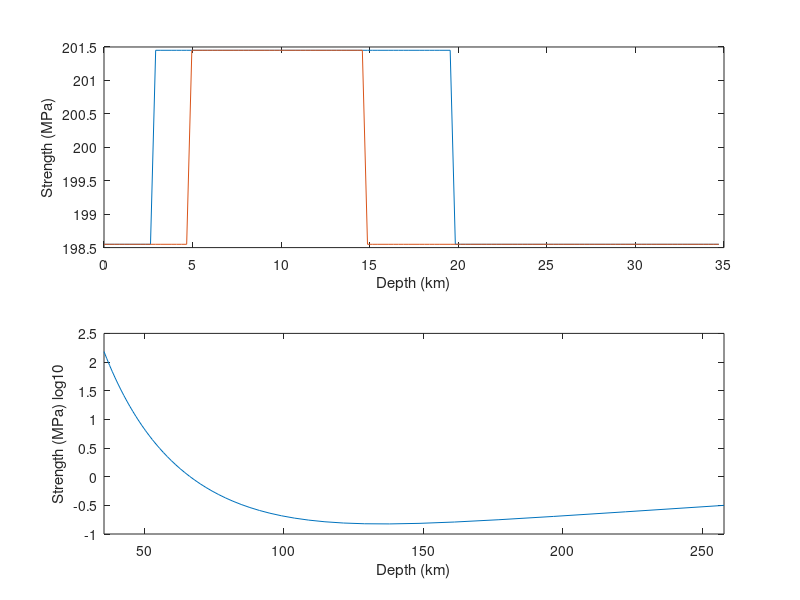

The MATLAB script that drew this image: (Note: this script raises an error after producing the figure.)
% % % % % % % % % % % % % % % % % % % % % % % % % % % % %
%                                                       %
%            Unified earthquake cycles of               %
%          fault slip and viscoelastic strain           %
%                                                       %
% % % % % % % % % % % % % % % % % % % % % % % % % % % % %

% AUTHOR:
% Valere Lambert (July, 2016), Earth Observatory of Singapore

% Simulates unified earthquake cycles including slip on 
% two parallel strike-slip faults and viscoelastic strain
% beneath the brittle-ductile transition in 2D antiplane.

% Solves the governing equations for fault slip evolution 
% using rate-and-state friction coupled with distributed
% viscoelastic deformation governed by dislocation creep.

% Utilizes solutions for displacement and stress fields
% due to slip and distributed strain in 2D to couple fault 
% and off-fault deformation. Evaluates the evolution of 
% slip and strain using the integral method.

clear all
% % % % % % % % % % % % % % % % % % % % % % % % % % % % %
%                                                       %
%            P H Y S I C A L   M O D E L                %
%                                                       %
% % % % % % % % % % % % % % % % % % % % % % % % % % % % %

% Rigidity (MPa)
G = 30e3;

% Boxcar function
boxc=@(x) (x+0.5>=0)-(x-0.5>=0);

% Stress kernels for distributed deformation
s1312=@(D,L,W,x2,x3) G/(2*pi)*( ...
    log((x2-L/2).^2+(x3-D-W).^2) - log((x2+L/2).^2+(x3-D-W).^2) ...
    +log((x2-L/2).^2+(x3+D+W).^2) - log((x2+L/2).^2+(x3+D+W).^2) ...
    -log((x2-L/2).^2+(x3-D).^2) + log((x2+L/2).^2+(x3-D).^2) ...
    -log((x2-L/2).^2+(x3+D).^2) + log((x2+L/2).^2+(x3+D).^2));

s1212=@(D,L,W,x2,x3) G/pi*( ...
    atan((x3-D)./(x2+L/2))-atan((x3-D)./(x2-L/2)) ...
    +atan((x3-D-W)./(x2-L/2))-atan((x3-D-W)./(x2+L/2)) ...
    -atan((x3+D+W)./(x2-L/2))-atan((x3+D)./(x2+L/2)) ...
    +atan((x3+D)./(x2-L/2))+atan((x3+D+W)./(x2+L/2)))...
    - 2*G*boxc(x2/L).*boxc((x3-(2*D+W)/2)/W);

s1213=@(D,L,W,x2,x3) G/(2*pi)*( ...
    log((x2-L/2).^2+(x3-D-W).^2) - log((x2+L/2).^2+(x3-D-W).^2) ...
    -log((x2-L/2).^2+(x3+D+W).^2) + log((x2+L/2).^2+(x3+D+W).^2) ...
    -log((x2-L/2).^2+(x3-D).^2) + log((x2+L/2).^2+(x3-D).^2) ...
    +log((x2-L/2).^2+(x3+D).^2) - log((x2+L/2).^2+(x3+D).^2));

s1313=@(D,L,W,x2,x3) G/pi*( ...
    atan((x2+L/2)./(x3-D))  -atan((x2-L/2)./(x3-D)) ...
    -atan((x2+L/2)./(x3-D-W))+atan((x2-L/2)./(x3-D-W)) ...
    +atan((x2+L/2)./(x3+D))  -atan((x2-L/2)./(x3+D)) ...
    -atan((x2+L/2)./(x3+D+W))+atan((x2-L/2)./(x3+D+W)))...
    - 2*G*boxc(x2/L).*boxc((x3-(2*D+W)/2)/W);

% Stress kernels for fault slip
s12h=@(x2,x3,y2,y3,Wf) G*( ...
    -(x3-y3)./((x2-y2).^2+(x3-y3).^2)+(x3+y3)./((x2-y2).^2+(x3+y3).^2) ...
    +(x3-y3-Wf)./((x2-y2).^2+(x3-y3-Wf).^2)-(x3+y3+Wf)./((x2-y2).^2+(x3+y3+Wf).^2) ...
    )/2/pi;

s13h=@(x2,x3,y2,y3,Wf) G*( ...
    (x2-y2)./((x2-y2).^2+(x3-y3).^2)-(x2-y2)./((x2-y2).^2+(x3+y3).^2) ...
    -(x2-y2)./((x2-y2).^2+(x3-y3-Wf).^2)+(x2-y2)./((x2-y2).^2+(x3+y3+Wf).^2) ...
    )/2/pi;

% Displacement Kernels for distributed deformation
uk12=@(D,L,W,x2,x3) 1/(2*pi)*( ...
    (x3-D-W).*log((x2-L/2).^2+(x3-D-W).^2) ...
    -(x3-D-W).*log((x2+L/2).^2+(x3-D-W).^2) ...
    -(x3-D).*log((x2-L/2).^2+(x3-D).^2) ...
    +(x3-D).*log((x2+L/2).^2+(x3-D).^2) ...
    +2*(x2-L/2).*(atan((x3-D-W)./(x2-L/2))-atan((x3-D)./(x2-L/2))) ...
    +2*(x2+L/2).*(atan((x3-D)./(x2+L/2))-atan((x3-D-W)./(x2+L/2))) ...
    +(x3+D+W).*log((x2+L/2).^2+(x3+D+W).^2) ...
    -(x3+D+W).*log((x2-L/2).^2+(x3+D+W).^2) ...
    -(x3+D).*log((x2+L/2).^2+(x3+D).^2) ...
    +(x3+D).*log((x2-L/2).^2+(x3+D).^2) ...
    +2*(x2+L/2).*(atan((x3+D+W)./(x2+L/2))-atan((x3+D)./(x2+L/2))) ...
    +2*(x2-L/2).*(atan((x3+D)./(x2-L/2))-atan((x3+D+W)./(x2-L/2))) ...
    );

uk13=@(D,L,W,x2,x3) 1/(2*pi)*( ...
    (x2-L/2).*log((x2-L/2).^2+(x3-D-W).^2) ...
    -(x2+L/2).*log((x2+L/2).^2+(x3-D-W).^2) ...
    -(x2-L/2).*log((x2-L/2).^2+(x3-D).^2) ...
    +(x2+L/2).*log((x2+L/2).^2+(x3-D).^2) ...
    +2*(x3-W-D).*(atan((x2-L/2)./(x3-D-W))-atan((x2+L/2)./(x3-D-W))) ...
    +2*(x3-D).*(atan((x2+L/2)./(x3-D))-atan((x2-L/2)./(x3-D))) ...
    +(x2-L/2).*log((x2-L/2).^2+(x3+D+W).^2) ...
    -(x2+L/2).*log((x2+L/2).^2+(x3+D+W).^2) ...
    -(x2-L/2).*log((x2-L/2).^2+(x3+D).^2) ...
    +(x2+L/2).*log((x2+L/2).^2+(x3+D).^2) ...
    +2*(x3+W+D).*(atan((x2-L/2)./(x3+D+W))-atan((x2+L/2)./(x3+D+W))) ...
    +2*(x3+D).*(atan((x2+L/2)./(x3+D))-atan((x2-L/2)./(x3+D))) ...
    );

% Displacement kernels for fault slip
u1h=@(x2,x3,y2,y3,W) ...
    (+atan((x3-y3)./(x2-y2))-atan((x3+y3)./(x2-y2)) ...
     -atan((x3-y3-W)./(x2-y2))+atan((x3+y3+W)./(x2-y2)) ...
    )/2/pi;

%% % % % % % % % % % % % % % % % % % % % % % % % % % % %
%                                                      %
%                        M E S H                       %
%                                                      %
% % % % % % % % % % % % % % % % % % % % % % % % % % %  %

%            -25 km       0       25 km
% _______________________________________________ 0 km    --------> x2
%               |                   |                    |
%               |                   |                    |
%               |      Brittle      |                    |
%               |                   |                    V
%               |                   |                    x3
%          West | fault        East | fault
% ----------------------------------------------- 35 km
%
%              Viscoelastic Shear Zones
%

% Fault Meshes
y3   =     0; % Starting depth (m)
y2_W = -25e3; % West Fault (m)
y2_E =  25e3; % East Fault (m)

% Brittle-Ductile Tranisition Depth (m)
Transition = 35e3;

% number of fault patches
ss.M = 120;

dz     = Transition/ss.M;
fpoles = y3+(0:ss.M)'*dz;

% top of fault patches
ss.y3f = fpoles(1:end-1); 
% width of fault patches
Wf     = ones(ss.M,1)*dz; 

%% Shear Zone Mesh
ss.Nx=50;
ss.Nz=50;
eps=1e-12;

% Patch edges along x3 (Width increases with depth)
ss.polesz = Transition+tan((0:ss.Nz)'*pi/(2.2*(ss.Nz+eps)))*Transition;
% center of shear zone (x3)
ss.x3c    = (ss.polesz(2:end)+ss.polesz(1:end-1))/2; 
% shear zone width 
W         = ss.polesz(2:end)-ss.polesz(1:end-1);     

xx3t = repmat(ss.polesz(1:end-1)',ss.Nx,1);  % tops
xx3b = repmat(ss.polesz(2:end)',  ss.Nx,1);  % bottoms
xx3c = repmat(ss.x3c',ss.Nx,1);              % centers

% Patch edges along x2
% Make boxes of uniform length (L) from -50km to 50km
polesxc = (2*y2_W/1e3:(2*y2_E-2*y2_W)/(26e3):2*y2_E/1e3)'*1e3;

% Length increases with distance from x2=0 outside of window
edges   = floor(ss.Nx-length(polesxc)+1)/2; 
polesxl = flipud(min(polesxc)-tan((0:edges)'*pi/(2.2*(edges)+eps))*Transition);
polesxr = max(polesxc)+tan((0:edges)'*pi/(2.2*(edges)+eps))*Transition;

ss.polesx = [polesxl(1:end-1);polesxc;polesxr(2:end)];
% center of shear zone (x2)
ss.x2c    = (ss.polesx(2:end)+ss.polesx(1:end-1))/2;     
% shear zone length 
L         = ss.polesx(2:end)-ss.polesx(1:end-1);             

xx2l = repmat(ss.polesx(1:end-1),1,ss.Nz);  % left edge
xx2r = repmat(ss.polesx(2:end),  1,ss.Nz);  % right edge
xx2c = repmat(ss.x2c,1,ss.Nz);              % center

%% Grid points for plotting patches
xpointsFW = [repmat(y2_W-0.15e3,length(ss.y3f),1),...
             repmat(y2_W+0.15e3,length(ss.y3f),1),...
             repmat(y2_W+0.15e3,length(ss.y3f),1),...
             repmat(y2_W-0.15e3,length(ss.y3f),1)]';
      
xpointsFE = [repmat(y2_E-0.15e3,length(ss.y3f),1),...
             repmat(y2_E+0.15e3,length(ss.y3f),1),...
             repmat(y2_E+0.15e3,length(ss.y3f),1),...
             repmat(y2_E-0.15e3,length(ss.y3f),1)]';
      
zpointsF = [repmat(fpoles(1:end-1),1,1),...
            repmat(fpoles(1:end-1),1,1),...
            repmat(fpoles(2:end),1,1),...
            repmat(fpoles(2:end),1,1)]';

xpoints = [xx2l(:)';xx2r(:)';xx2r(:)';xx2l(:)'];
zpoints = [xx3t(:)';xx3t(:)';xx3b(:)';xx3b(:)'];
  
%% GPS points for surface displacement
x2GPS = (-400:10:399)'*1e3;

%% Create stress kernels for fault and shear zone interactions

% Stress kernels from fault
ss.k12W=zeros(length(xx2c(:)),ss.M);
ss.k13W=zeros(length(xx2c(:)),ss.M);
ss.k12E=zeros(length(xx2c(:)),ss.M);
ss.k13E=zeros(length(xx2c(:)),ss.M);

ss.KWE=zeros(ss.M,ss.M);   % Stress on East fault from slip on West fault
ss.KWW=zeros(ss.M,ss.M);
ss.KEW=zeros(ss.M,ss.M);
ss.KEE=zeros(ss.M,ss.M);

% Displacement kernels
ss.ku1W=zeros(length(x2GPS),ss.M);
ss.ku1E=zeros(length(x2GPS),ss.M);

% Fields from Faults
% Evaluate the stress at the center of the fault and shear zone patches
% and displacement at the top of the patch
for k=1:ss.M
    % Stress on shear zones from fault slip
    ss.k12W(:,k)=s12h(xx2c(:),xx3c(:),y2_W,ss.y3f(k),Wf(k));  
    ss.k13W(:,k)=s13h(xx2c(:),xx3c(:),y2_W,ss.y3f(k),Wf(k));
    
    ss.k12E(:,k)=s12h(xx2c(:),xx3c(:),y2_E,ss.y3f(k),Wf(k));  
    ss.k13E(:,k)=s13h(xx2c(:),xx3c(:),y2_E,ss.y3f(k),Wf(k));
    
    % Stress on faults from fault slip
    ss.KWE(:,k)=s12h(y2_E,ss.y3f+dz/2,y2_W,ss.y3f(k),Wf(k));
    ss.KWW(:,k)=s12h(y2_W,ss.y3f+dz/2,y2_W,ss.y3f(k),Wf(k));
    ss.KEW(:,k)=s12h(y2_W,ss.y3f+dz/2,y2_E,ss.y3f(k),Wf(k));
    ss.KEE(:,k)=s12h(y2_E,ss.y3f+dz/2,y2_E,ss.y3f(k),Wf(k));
    
    % Dispacement due to fault slip
    ss.ku1W(:,k)=u1h(x2GPS,0,y2_W,ss.y3f(k),Wf(k));
    ss.ku1E(:,k)=u1h(x2GPS,0,y2_E,ss.y3f(k),Wf(k));
end

% Stress kernels from shear zones
ss.k1312=zeros(ss.Nx*ss.Nz); 
ss.k1313=zeros(ss.Nx*ss.Nz);
ss.k1212=zeros(ss.Nx*ss.Nz);
ss.k1213=zeros(ss.Nx*ss.Nz);

ss.k1212fW=zeros(length(ss.y3f),ss.Nx*ss.Nz);
ss.k1312fW=zeros(length(ss.y3f),ss.Nx*ss.Nz);
ss.k1213fW=zeros(length(ss.y3f),ss.Nx*ss.Nz);
ss.k1313fW=zeros(length(ss.y3f),ss.Nx*ss.Nz);

ss.k1212fE=zeros(length(ss.y3f),ss.Nx*ss.Nz);
ss.k1312fE=zeros(length(ss.y3f),ss.Nx*ss.Nz);
ss.k1213fE=zeros(length(ss.y3f),ss.Nx*ss.Nz);
ss.k1313fE=zeros(length(ss.y3f),ss.Nx*ss.Nz);

% Displacement kernels
ss.ku12=zeros(length(x2GPS),ss.Nx*ss.Nz);
ss.ku13=zeros(length(x2GPS),ss.Nx*ss.Nz);

% Fields from Shear zones
% Evaluate stress at the center of the fault and shear zone patches
% and displacement at the top of the patch
for kx=1:ss.Nx
    for kz=1:ss.Nz
        % Stress on shear zones due to strain in shear zones
        ss.k1212(:,(kz-1)*ss.Nx+kx)=s1212(ss.polesz(kz),L(kx),W(kz),xx2c(:)-ss.x2c(kx),xx3c(:));
        ss.k1312(:,(kz-1)*ss.Nx+kx)=s1312(ss.polesz(kz),L(kx),W(kz),xx2c(:)-ss.x2c(kx),xx3c(:));
        ss.k1213(:,(kz-1)*ss.Nx+kx)=s1213(ss.polesz(kz),L(kx),W(kz),xx2c(:)-ss.x2c(kx),xx3c(:));
        ss.k1313(:,(kz-1)*ss.Nx+kx)=s1313(ss.polesz(kz),L(kx),W(kz),xx2c(:)-ss.x2c(kx),xx3c(:));

        % Stress on faults due to strain in shear zones
        
        ss.k1212fW(:,(kz-1)*ss.Nx+kx)=s1212(ss.polesz(kz),L(kx),W(kz),y2_W-ss.x2c(kx),ss.y3f(:)+dz/2);
        ss.k1312fW(:,(kz-1)*ss.Nx+kx)=s1312(ss.polesz(kz),L(kx),W(kz),y2_W-ss.x2c(kx),ss.y3f(:)+dz/2);
        ss.k1213fW(:,(kz-1)*ss.Nx+kx)=s1213(ss.polesz(kz),L(kx),W(kz),y2_W-ss.x2c(kx),ss.y3f(:)+dz/2);
        ss.k1313fW(:,(kz-1)*ss.Nx+kx)=s1313(ss.polesz(kz),L(kx),W(kz),y2_W-ss.x2c(kx),ss.y3f(:)+dz/2);
        
        ss.k1212fE(:,(kz-1)*ss.Nx+kx)=s1212(ss.polesz(kz),L(kx),W(kz),y2_E-ss.x2c(kx),ss.y3f(:)+dz/2);
        ss.k1312fE(:,(kz-1)*ss.Nx+kx)=s1312(ss.polesz(kz),L(kx),W(kz),y2_E-ss.x2c(kx),ss.y3f(:)+dz/2);
        ss.k1213fE(:,(kz-1)*ss.Nx+kx)=s1213(ss.polesz(kz),L(kx),W(kz),y2_E-ss.x2c(kx),ss.y3f(:)+dz/2);
        ss.k1313fE(:,(kz-1)*ss.Nx+kx)=s1313(ss.polesz(kz),L(kx),W(kz),y2_E-ss.x2c(kx),ss.y3f(:)+dz/2);
        
        % Displacement due to strain in shear zones
        ss.ku12(:,(kz-1)*ss.Nx+kx)=uk12(ss.polesz(kz),L(kx),W(kz),x2GPS(:)-ss.x2c(kx),0*x2GPS(:));
        ss.ku13(:,(kz-1)*ss.Nx+kx)=uk13(ss.polesz(kz),L(kx),W(kz),x2GPS(:)-ss.x2c(kx),0*x2GPS(:));
    end
end

%% % % % % % % % % % % % % % % % % % % % % % % % % % % %
%                                                      %
%         F R I C T I O N   P A R A M E T E R S        %
%                                                      %
% % % % % % % % % % % % % % % % % % % % % % % % % % % %%

% effective confining pressure on fault (MPa)
ss.sigmab = 1000;

% frictional parameters ( velocity-weakening friction, a-b < 0 )
ss.aW = 1e-3*ones(size(ss.y3f));
ss.bW = ss.aW+2.1e-4*ones(size(ss.y3f));

ss.aE = 1e-3*ones(size(ss.y3f));
ss.bE = ss.aE+2.1e-4*ones(size(ss.y3f));

% static friction coefficient
ss.mu0 = 0.2*ones(size(ss.y3f));

% characteristic weakening distance (m)
ss.L = 0.012*ones(size(ss.y3f));

% plate velocity (m/s)
ss.V_plate = 1e-9*ones(size(ss.y3f));

% reference slip rate (m/s)
ss.Vo = 1e-6*ones(size(ss.y3f));

% shear wave speed (m/s)
ss.Vs = 3e3*ones(size(ss.y3f));

% Velocity-strengthening at top and bottom ( a-b > 0 )
% West fault: 5-15km velocity-weakening
topW    = floor(5e3/(Transition/ss.M));
bottomW = ceil(15e3/(Transition/ss.M));
ss.bW(1:topW)      = ss.aW(1:topW)     -2.1e-4*ones(topW,1);
ss.bW(bottomW:end) = ss.aW(bottomW:end)-2.1e-4*ones(length(ss.aW(bottomW:end)),1);

% East fault: 3-20km velocity-weakening
topE    = floor(3e3/(Transition/ss.M));
bottomE = ceil(20e3/(Transition/ss.M));
ss.bE(1:topE)      = ss.aE(1:topE)     -2.1e-4*ones(topE,1);
ss.bE(bottomE:end) = ss.aE(bottomE:end)-2.1e-4*ones(length(ss.aE(bottomE:end)),1);

%% % % % % % % % % % % % % % % % % % % % % % % % % % % %
%                                                      %
%                   R H E O L O G Y                    %
%                                                      %
% % % % % % % % % % % % % % % % % % % % % % % % % % % %%
% Values used for wet olivine from Hirth, G. and D. Kohlstedt (2003)

% Driving strain rate (1/s)
ss.e12p_plate = 1e-14*ones(ss.Nx*ss.Nz,1);
ss.e13p_plate =      zeros(ss.Nx*ss.Nz,1);

% Rheological Parameters for diffusion and dislocation creep
% Reference Strain Rate (for stress in MPa)
ss.Adif = 1e6*ones(ss.Nz*ss.Nx,1);
ss.Adis = 90 *ones(ss.Nz*ss.Nx,1);

% Power-Law Exponent for dislocation creep
ss.n = 3.5*ones(ss.Nz*ss.Nx,1);

% Activation Energy Wet Oliving (J/mol)
ss.Qdif = 335e3*ones(ss.Nz*ss.Nx,1);
ss.Qdis = 480e3*ones(ss.Nz*ss.Nx,1);

% Activation Volume (m^3/mol)
ss.Voldif = 4e-6*ones(ss.Nz*ss.Nx,1);  
ss.Voldis = 11e-6*ones(ss.Nz*ss.Nx,1);  

% Grain size (m) for diffusion creep
ss.d    = 1e-2*ones(ss.Nz*ss.Nx,1);
ss.pexp = 3*ones(ss.Nz*ss.Nx,1);

% Water fugacity (H/10^6 Si)
ss.COH = 1000*ones(ss.Nz*ss.Nx,1);
ss.r   = 1.2*ones(ss.Nz*ss.Nx,1);

% Temperature (K) and Confining pressure (Pa)
k       = 3.138;         % thermal conductivity (W/m/K)
Cp      = 1171 ;         % specific heat (J/kg/K)
Rm      = 3330 ;         % mantle density (kg/m^3)
Kappa   = k / (Rm * Cp); % Thermal diffusivity (m^2/s)
t_plate = 2e15;          % Plate age (s)

ss.Tprof  = 300+1380*erf(ss.x3c/(sqrt(4* Kappa * t_plate)));  % Kelvin
Te0 = repmat(ss.Tprof',ss.Nx,1);
Te0 = reshape(Te0,[ss.Nx*ss.Nz,1]);

Pconf = Rm*9.8*ss.x3c;  
ss.P  = repmat(Pconf',ss.Nx,1);
ss.P  = reshape(ss.P,[ss.Nx*ss.Nz,1]);

% Coefficients for dislocation and diffusion creep
ss.Const_dis  = ss.Adis.*exp(-(ss.Qdis+ss.P.*ss.Voldis)./(8.314.*Te0)).*ss.COH.^(ss.r);
ss.Const_diff = ss.Adif.*exp(-(ss.Qdif+ss.P.*ss.Voldif)./(8.314.*Te0)).*ss.COH.^(ss.r).*ss.d.^(-ss.pexp);

% Strengh profile
s120 = (ss.e12p_plate./ss.Const_dis).^(1./ss.n);
s130 = zeros(size(s120));
e120 = zeros(size(s120));
e130 = zeros(size(s120));

% Fault Strength
ss.strength_E = ss.sigmab.*(ss.mu0+(ss.aE-ss.bE).*log(ss.V_plate./ss.Vo))+G*ss.V_plate./(2*ss.Vs);
ss.strength_W = ss.sigmab.*(ss.mu0+(ss.aW-ss.bW).*log(ss.V_plate./ss.Vo))+G*ss.V_plate./(2*ss.Vs);

% Plot strength profiles
figure(1);clf;
subplot(2,1,1);
plot(ss.y3f/1e3,ss.strength_E,ss.y3f/1e3,ss.strength_W)
xlabel('Depth (km)')
ylabel('Strength (MPa)');
subplot(2,1,2);
plot(ss.x3c/1e3,log10(s120(1:ss.Nx:end)))
xlim([ss.x3c(1)/1e3,ss.x3c(end)/1e3]);
xlabel('Depth (km)')
ylabel('Strength (MPa) log10');

%% % % % % % % % % % % % % % % % % % % % % % % % % % % %
%                                                       %
%         N U M E R I C A L   S O L U T I O N           %
%                                                       %
% % % % % % % % % % % % % % % % % % % % % % % % % % % % %

% state parameters
ss.dgfF=3;
ss.dgfS=4;

%% Initialize State Vector
Y0=zeros(ss.M*ss.dgfF+ss.M*ss.dgfF+ss.Nx*ss.Nz*ss.dgfS,1);

% Fault patches
Y0(1:ss.dgfF:ss.M*ss.dgfF) = zeros(size(ss.y3f));
Y0(2:ss.dgfF:ss.M*ss.dgfF) = ss.strength_W;
Y0(3:ss.dgfF:ss.M*ss.dgfF) = log(ss.Vo./ss.V_plate);

Y0(ss.M*ss.dgfF+1:ss.dgfF:2*ss.M*ss.dgfF) = zeros(size(ss.y3f));
Y0(ss.M*ss.dgfF+2:ss.dgfF:2*ss.M*ss.dgfF) = ss.strength_E;
Y0(ss.M*ss.dgfF+3:ss.dgfF:2*ss.M*ss.dgfF) = log(ss.Vo./ss.V_plate);

% Shear zones
Y0(2*ss.M*ss.dgfF+1:ss.dgfS:end) = s120;
Y0(2*ss.M*ss.dgfF+2:ss.dgfS:end) = s130;
Y0(2*ss.M*ss.dgfF+3:ss.dgfS:end) = e120;
Y0(2*ss.M*ss.dgfF+4:ss.dgfS:end) = e130;

% initialize the function handle with
% set constitutive parameters
yp=@(t,y) odeViscoelastic(t,y,ss);
tic
% Solve the system
options=odeset('Refine',1,'RelTol',3e-7,'InitialStep',1e-3,'MaxStep',3e6); 
[t,Y]=ode45(yp,[0 1e10],Y0,options);
toc
%%
% Compute the instantaneous derivative
Yp=zeros(length(t)-1,size(Y,2));
for k=1:length(t)-1
    Yp(k,:)=(Y(k+1,:)-Y(k,:))/(t(k+1)-t(k));
end

%% % % % % % % % % % % % % % % % % % % % % % % % % % % %
%                                                      %
%                    F I G U R E S                     %
%                                                      %
% % % % % % % % % % % % % % % % % % % % % % % % % % % %%

% Strain rate at center (x2=0)
Ep=sqrt(Yp(:,2*ss.M*ss.dgfF+floor(ss.Nx/2)*ss.dgfS+3:ss.dgfS*ss.Nx:end)'.^2 +...
        Yp(:,2*ss.M*ss.dgfF+floor(ss.Nx/2)*ss.dgfS+4:ss.dgfS*ss.Nx:end)'.^2);

% Stress at center
Ta=sqrt(Y(:,2*ss.M*ss.dgfF+floor(ss.Nx/2)*ss.dgfS+1:ss.dgfS*ss.Nx:end)'.^2 +...
        Y(:,2*ss.M*ss.dgfF+floor(ss.Nx/2)*ss.dgfS+2:ss.dgfS*ss.Nx:end)'.^2);

% Viscosity at center
etaEffective=Ta(:,2:end)./Ep;

% Velocities
V_W=Yp(:,1:ss.dgfF:ss.M*ss.dgfF);
V_E=Yp(:,ss.M*ss.dgfF+1:ss.dgfF:2*ss.M*ss.dgfF);

% Maximum Velocity
VWmax=zeros(length(t)-1,1);
VEmax=zeros(length(t)-1,1);
for ts=1:length(t)-1
    VWmax(ts)=max(V_W(ts,:));
    VEmax(ts)=max(V_E(ts,:));
end


%% export to grd file

if false
    % export the mesh with time steps
    [tt,xx3]=meshgrid(2:length(t),(ss.polesz(1:end-1)+ss.polesz(2:end))/2);
    
    toExport=interp2(tt,xx3,log10(etaEffective*1e6),(2:5:length(t)),((36:250)*1e3)');
    unicycle.export.grdwrite([0 length(t)-2]*50/17600*4,[36 250],toExport,'./viscosity_log10.grd');
    
    toExport=interp2(tt,xx3,log10(Ep),(2:5:length(t)),((36:250)*1e3)');
    unicycle.export.grdwrite([0 length(t)-2]*50/17600*4,[36 250],toExport,'./strain_rate_log10.grd');
end

%% % % % % % % % % % % % % % % % % % % % % % % % % % % %
%                    Function of Time                  %
% % % % % % % % % % % % % % % % % % % % % % % % % % % %%
figure(2);clf;set(gcf,'name','Time Evolution')
f1a = subplot(5,1,1);cla;
pcolor(t(1:end-1)/3.15e7,ss.y3f/1e3,log10(V_W')), shading flat
set(gca,'YDir','reverse');

h=colorbar('Location','NorthOutside');
caxis([min(min(log10(V_W))) max(max(log10(V_W)))]);
colormap(f1a,parula);
title(h,'Slip Rate West (m/s)')
xlabel('Time (yr)')
ylabel('Depth (km)');

f2a = subplot(5,1,2);cla;
pcolor(t(1:end-1)/3.15e7,ss.y3f/1e3,log10(V_E')), shading flat
set(gca,'YDir','reverse');

h=colorbar('Location','NorthOutside');
caxis([min(min(log10(V_W))) max(max(log10(V_W)))]);
colormap(f2a,parula);
title(h,'Slip Rate East (m/s)')
xlabel('Time (yr)')
ylabel('Depth (km)');

f3a = subplot(5,1,3);cla;
pcolor(t(1:end-1)/3.15e7,ss.x3c/1e3,log10(Ep)), shading flat
set(gca,'YDir','reverse');

caxis([log10(min(min(Ep))) log10(max(max(Ep)))]);
h1=colorbar('Location','NorthOutside');
colormap(f3a,hot);
title(h1,'Strain Rate (1/s)')
xlabel('Time (Yr)')
ylabel('Depth (km)');

f4a = subplot(5,1,4);cla;
plot(t(1:end-1)/3.15e7,log10(VWmax),t(1:end-1)/3.15e7,log10(VEmax))
xlabel('Time (Yr)')
ylabel('Velocity (m/s) log10')
title('Maximum slip rates on faults')

f5a = subplot(5,1,5);cla;
plot(t(1:end-1)/3.15e7,log10(V_W(:,floor((topW+bottomW)/2))),...
     t(1:end-1)/3.15e7,log10(V_E(:,floor((topE+bottomE)/2))))
xlabel('Time (Yr)')
ylabel('Velocity (m/s) log10')
title('Time series at center of seismogenic zones')

%% % % % % % % % % % % % % % % % % % % % % % % % % % % %
%                Function of Time Steps                %
% % % % % % % % % % % % % % % % % % % % % % % % % % % %%
f1b = figure(3);clf;set(gcf,'name','Time Step Evolution')

subplot(5,1,1);cla;
pcolor(1:length(t)-1,ss.y3f/1e3,log10(V_W')), shading flat
set(gca,'YDir','reverse');

h=colorbar('Location','NorthOutside');
caxis([min(min(log10(V_W))) max(max(log10(V_W)))]);
colormap(f1b,parula);
title(h,'Slip Rate West (m/s)')
xlabel('Time Steps')
ylabel('Depth (km)');

f2b = subplot(5,1,2);cla;
pcolor(1:length(t)-1,ss.y3f/1e3,log10(V_E')), shading flat
set(gca,'YDir','reverse');

h=colorbar('Location','NorthOutside');
caxis([min(min(log10(V_W))) max(max(log10(V_W)))]);
colormap(f2b,parula);
title(h,'Slip Rate East (m/s)')
xlabel('Time Steps')
ylabel('Depth (km)');

f3b = subplot(5,1,3);cla;
pcolor(1:length(t)-1,ss.x3c/1e3,log10(Ep)), shading flat
set(gca,'YDir','reverse');

caxis([log10(min(min(Ep))) log10(max(max(Ep)))]);
h1=colorbar('Location','NorthOutside');
colormap(f3b,hot);
title(h1,'Strain Rate (1/s)')
xlabel('Time Steps')
ylabel('Depth (km)');

f4b = subplot(5,1,4);cla;
plot(1:length(t)-1,log10(VWmax),1:length(t)-1,log10(VEmax))
xlabel('Time Steps')
ylabel('Velocity (m/s) log10')
title('Maximum slip rates on faults')

f5b = subplot(5,1,5);cla;
plot(1:length(t)-1,log10(V_W(:,floor((topW+bottomW)/2))),...
     1:length(t)-1,log10(V_E(:,floor((topE+bottomE)/2))))
xlabel('Time Steps')
ylabel('Velocity (m/s) log10')
title('Time series at center of seismogenic zones')
